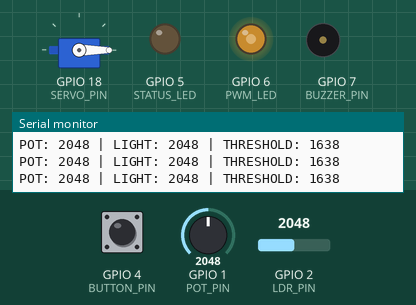
Simulated run of this sketch. Board: ESP32-S3. On the bench: servo, output pins drawn as LEDs (lit = HIGH), buzzer (waves = sounding, pin HIGH), the last lines printed to the serial monitor. Dashed ring = blinking. The test bench sets the inputs (shaded band); at power-on: GPIO 4 (BUTTON_PIN) HIGH, GPIO 2 (LDR_PIN) = 2048, GPIO 1 (POT_PIN) = 2048 (analog values on the 0–4095 scale).

Above: at 3.2 s.
3.3 s: GPIO 4 (BUTTON_PIN) pulled LOW for 0.15 s
At 3.72 s:
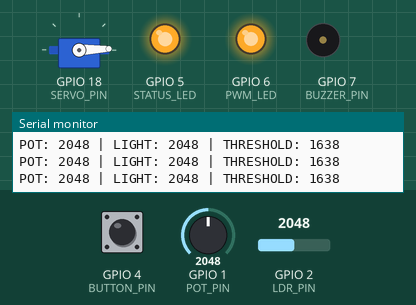
6.3 s: GPIO 2 (LDR_PIN) set to 1666
9.3 s: GPIO 2 (LDR_PIN) set to 1590
At 9.72 s:
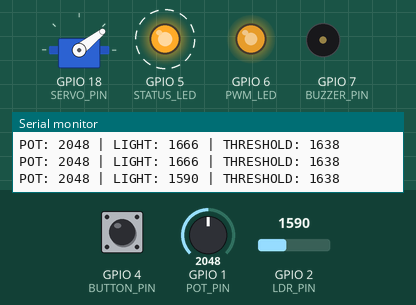
12.3 s: GPIO 2 (LDR_PIN) set to 2047
15.3 s: GPIO 2 (LDR_PIN) set to 1228
At 15.72 s:
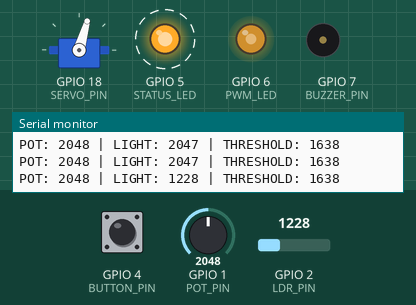
Timing chart, 0 to 31.6 s (numbered marks = the images above; inputs shaded):
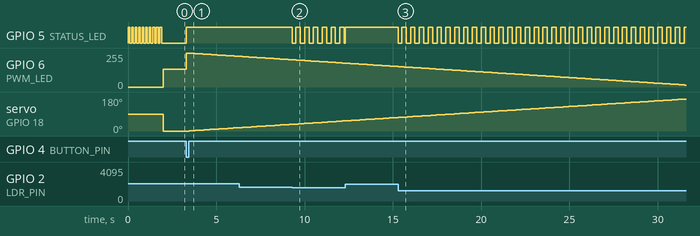

The sketch:

MIDTERM-WIP_AshFranklin.ino
```cpp
#include <ESP32Servo.h> // Library to handle PWM for Servos on ESP32 hardware

// --- PIN DEFINITIONS ---
const int POT_PIN = 1;       // Pin for the dial (Potentiometer)
const int LDR_PIN = 2;       // Pin for the light sensor (Photoresistor)
const int BUTTON_PIN = 4;    // Pin for the start button
const int STATUS_LED = 5;    // Indicator for session status and warnings
const int PWM_LED = 6;       // LED that dims as time runs out
const int BUZZER_PIN = 7;    // Output for end-of-session alert
const int SERVO_PIN = 18;    // Output for the physical gauge needle

// --- LOGIC VARIABLES ---
Servo gaugeServo;            // Create a servo object to control the motor
int timerOptions[] = {10, 30, 60, 120}; // Array of durations in seconds
bool isRunning = false;      // Flag to track if a session is active
unsigned long startTime = 0; // Stores the timestamp when a session starts
unsigned long intervalMs = 0;// Stores the total duration in milliseconds
int lightThreshold = 0;      // Variable to store calibrated "working light" level

// --- SMOOTHING (Fixes Big Jumps) ---
float filteredPot = 0;       // Buffer for the "cleaned up" dial value
const float emaAlpha = 0.08; // Smoothing factor (lower = smoother/slower)

void setup() {
  Serial.begin(115200);      // Start serial communication for debugging

  // FIX: Force S3 to 12-bit (0-4095) so our math stays consistent
  analogReadResolution(12);

  ESP32PWM::allocateTimer(0); // Reserve a hardware timer for the servo
  gaugeServo.setPeriodHertz(50); // Set standard frequency for SG90 servos
  gaugeServo.attach(SERVO_PIN, 500, 2400); // Connect servo to pin with pulse limits

  pinMode(BUTTON_PIN, INPUT_PULLUP); // Use internal resistor to keep pin HIGH
  pinMode(STATUS_LED, OUTPUT);       // Set status LED as an output
  pinMode(PWM_LED, OUTPUT);          // Set dimming LED as an output
  pinMode(BUZZER_PIN, OUTPUT);       // Set buzzer as an output

  // --- CALIBRATION ---
  Serial.println("CALIBRATING LIGHT...");
  long sum = 0;                      // Temporary sum for averaging
  for(int i = 0; i < 20; i++) {      // Loop 20 times to get an average
    digitalWrite(STATUS_LED, !digitalRead(STATUS_LED)); // Flash LED while calibrating
    sum += analogRead(LDR_PIN);      // Add current light reading to sum
    delay(100);                      // Wait 0.1 seconds between samples
  }
  lightThreshold = (sum / 20) * 0.8; // Set threshold at 80% of current brightness
  digitalWrite(STATUS_LED, LOW);     // Turn off calibration flash

  filteredPot = analogRead(POT_PIN); // Initialize filter with current dial position
  Serial.printf("Target Light: %d\n", lightThreshold); // Print final target to monitor
}

void loop() {
  int rawPot = analogRead(POT_PIN);       // Read the raw noisy dial value
  int lightLevel = analogRead(LDR_PIN);     // Read the current room brightness
  int btnState = digitalRead(BUTTON_PIN);   // Check if the button is pressed (LOW)

  // SMOOTHING: Blends 8% new data with 92% old data to stop "jitter"
  filteredPot = (rawPot * emaAlpha) + (filteredPot * (1.0 - emaAlpha));

  // Convert 0-4095 dial range into 0-3 index for our timer array
  int selection = map((int)filteredPot, 0, 4095, 0, 3);
  selection = constrain(selection, 0, 3); // Ensure index stays within array bounds

  // DEBUG PRINTING: Send values to computer every 0.5 seconds
  static unsigned long lastPrint = 0;
  if (millis() - lastPrint > 500) {
    Serial.printf("POT: %d | LIGHT: %d | THRESHOLD: %d\n", (int)filteredPot, lightLevel, lightThreshold);
    lastPrint = millis();
  }

  // START TRIGGER: Only if button is pressed, light is bright, and no session is running
  if (btnState == LOW && lightLevel > lightThreshold && !isRunning) {
    isRunning = true;                     // Mark session as active
    startTime = millis();                 // Record the start time
    intervalMs = (unsigned long)timerOptions[selection] * 1000; // Calc duration in ms
    digitalWrite(STATUS_LED, HIGH);       // Turn on status light
  }

  if (isRunning) {
    unsigned long elapsed = millis() - startTime; // Calculate time passed

    // COUNTDOWN DIMMING: Map time passed (0 to end) to brightness (255 to 0)
    int brightness = map(elapsed, 0, intervalMs, 255, 0);
    analogWrite(PWM_LED, constrain(brightness, 0, 255)); // Apply dimming

    // THE BLINK FIX: Active monitoring during work
    if (lightLevel < lightThreshold) {    // If room gets darker than calibrated...
      bool blink = (millis() % 500) < 250; // Calculate blink toggle (0.25s ON/OFF)
      digitalWrite(STATUS_LED, blink ? HIGH : LOW); // Flash the warning
    } else {
      digitalWrite(STATUS_LED, HIGH);     // Keep solid if light is okay
    }

    // SERVO PROGRESS: Move needle from 0 to 180 degrees based on time
    gaugeServo.write(map(elapsed, 0, intervalMs, 0, 180));

    if (elapsed >= intervalMs) endSession(); // Finish if time is up

  } else {
    // IDLE MODE: Show dial selection by changing LED brightness
    int previewBrightness = map((int)filteredPot, 0, 4095, 10, 255);
    analogWrite(PWM_LED, previewBrightness);
    gaugeServo.write(0); // Hold needle at zero while waiting
  }
}

void endSession() {
  isRunning = false;                // Mark session as finished
  digitalWrite(STATUS_LED, LOW);    // Turn off work light
  analogWrite(PWM_LED, 0);          // Turn off dimming LED

  for (int i = 0; i < 4; i++) {     // Play 4 beeps
    tone(BUZZER_PIN, 600 + (i * 150), 100); // Ascending pitch
    delay(150);                     // Pause between beeps
  }
  noTone(BUZZER_PIN);               // Ensure buzzer is silent
  gaugeServo.write(0);              // Reset physical needle
}
```

Measured:
- the behaviour switches between 1638 and 1637 on GPIO 2 (LDR_PIN) (found by bisection; images 1 and 2)
- after the input at 3.3 s, GPIO 5 (STATUS_LED): LOW → HIGH at once; GPIO 6 (PWM_LED): 132/255 → 255/255 at once, → 254/255 0.12 s later, → 253/255 0.12 s later, → 252/255 0.12 s later, … (26 changes in this stretch); servo on GPIO 18 (SERVO_PIN): moves from 0° to 17° over 2.7 s, starting after 0.17 s
- after the input at 9.3 s, GPIO 5 (STATUS_LED): alternates HIGH for 0.25 s and LOW for 0.25 s, starting at once
- after the input at 15.3 s, GPIO 5 (STATUS_LED): alternates HIGH for 0.25 s and LOW for 0.25 s, starting at once
